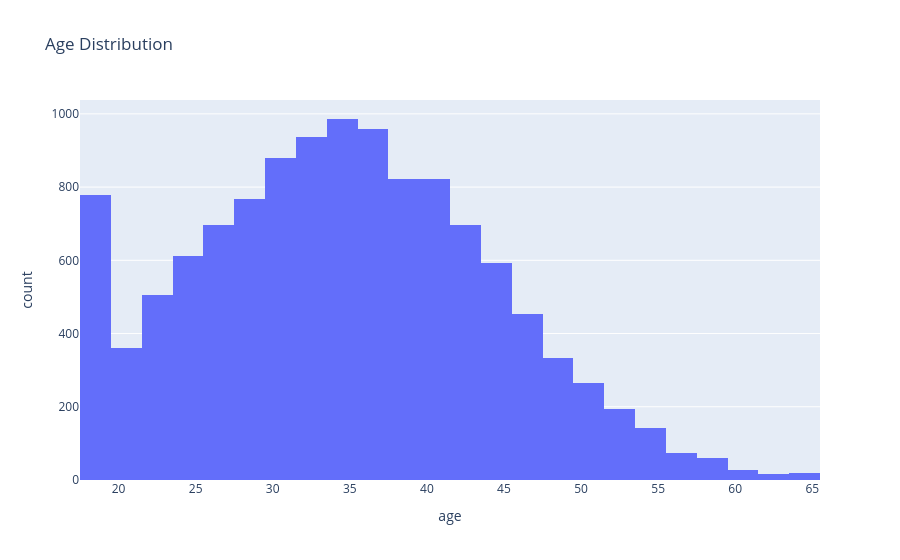

The notebook cell saved with this chart:
### Code cell
#age distribution
fig = px.histogram(
    df_cohort,
    x="age",
    nbins=30,
    title="Age Distribution"
)

fig.show()

### Figure 1 — Plotly figure (JSON) as saved in the notebook; plotly's stock layout.template omitted (floating-point values rounded to 4 significant figures; data arrays with more than 128 entries replaced by an {"elided": "..."} marker saying what was removed)
{"data": [{"bingroup": "x", "hovertemplate": "age=%{x}<br>count=%{y}<extra></extra>", "legendgroup": "", "marker": {"color": "#636efa", "pattern": {"shape": ""}}, "name": "", "nbinsx": 30, "orientation": "v", "showlegend": false, "type": "histogram", "x": {"elided": "12000 int values"}, "xaxis": "x", "yaxis": "y"}], "layout": {"barmode": "relative", "legend": {"tracegroupgap": 0}, "title": {"text": "Age Distribution"}, "xaxis": {"anchor": "y", "domain": [0, 1], "title": {"text": "age"}}, "yaxis": {"anchor": "x", "domain": [0, 1], "title": {"text": "count"}}}}
